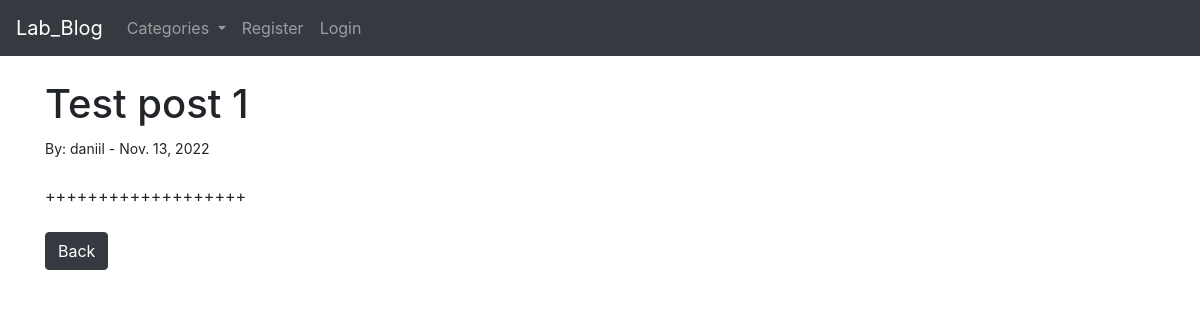
The app's page /article/1 with its own data.
### the_blog/models.py (models this page shows, shortened)
class Post(models.Model):
    title = models.CharField(max_length = 255)
    title_tag = models.CharField(max_length = 255)
    author = models.ForeignKey(User, on_delete = models.CASCADE)
    body = models.TextField()
    post_date = models.DateField(auto_now_add = True)
    category = models.CharField(max_length = 255, default = 'uncategorized')

### the_blog/views.py (the view)
# urls.py: path('article/<int:pk>', ArticleDetailView.as_view(), name = 'article-detail'),
class ArticleDetailView(DetailView):
    model = Post
    template_name = "article_details.html"
    def get_context_data(self, *args, **kwargs):
        categ_menu = Category.objects.all()
        context = super(ArticleDetailView, self).get_context_data(*args, **kwargs)
        context["categ_menu"] = categ_menu
        return context

### the_blog/models.py (called while the page is built)
    def __str__(self):
        return self.name

### the_blog/templates/article_details.html (shortened to what this page needs)
{% extends 'base.html' %}
{% block content %}
<h1>
    {{ post.title }}
</h1>
<small>
    By: {{ post.author }} -
    {{ post.post_date }}
</small>
<br/><br/>
{{ post.body|safe }}
<br/><br/>
<a href = "{% url 'home' %}" class = "btn btn-dark">Back</a>
{% endblock %}

### records on screen
Post: title "Test post 1", author "daniil", post_date "Nov. 13, 2022", body "+++++++++++++++++++"
